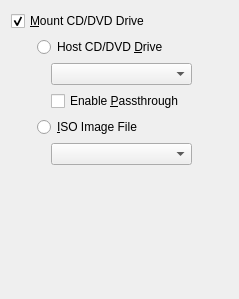
<ui version="4.0" >
 <comment>
 VBox frontends: Qt4 GUI ("VirtualBox"):

 Copyright (C) 2008 Sun Microsystems, Inc.

 This file is part of VirtualBox Open Source Edition (OSE), as
 available from http://www.virtualbox.org. This file is free software;
 you can redistribute it and/or modify it under the terms of the GNU
 General Public License (GPL) as published by the Free Software
 Foundation, in version 2 as it comes in the "COPYING" file of the
 VirtualBox OSE distribution. VirtualBox OSE is distributed in the
 hope that it will be useful, but WITHOUT ANY WARRANTY of any kind.

 Please contact Sun Microsystems, Inc., 4150 Network Circle, Santa
 Clara, CA 95054 USA or visit http://www.sun.com if you need
 additional information or have any questions.
 </comment>
 <class>VBoxVMSettingsCD</class>
 <widget class="QWidget" name="VBoxVMSettingsCD" >
  <property name="geometry" >
   <rect>
    <x>0</x>
    <y>0</y>
    <width>239</width>
    <height>299</height>
   </rect>
  </property>
  <layout class="QGridLayout" >
   <item row="0" column="0" colspan="3" >
    <widget class="QCheckBox" name="mGbCD" >
     <property name="whatsThis" >
      <string>When checked, mounts the specified media to the CD/DVD drive of the virtual machine. Note that the CD/DVD drive is always connected to the Secondary Master IDE controller of the machine.</string>
     </property>
     <property name="text" >
      <string>&amp;Mount CD/DVD Drive</string>
     </property>
     <property name="checked" >
      <bool>true</bool>
     </property>
    </widget>
   </item>
   <item row="1" column="0" >
    <spacer>
     <property name="orientation" >
      <enum>Qt::Horizontal</enum>
     </property>
     <property name="sizeType" >
      <enum>QSizePolicy::Fixed</enum>
     </property>
     <property name="sizeHint" >
      <size>
       <width>20</width>
       <height>20</height>
      </size>
     </property>
    </spacer>
   </item>
   <item row="1" column="1" >
    <widget class="QWidget" native="1" name="mMountCDChild" >
     <property name="sizePolicy" >
      <sizepolicy vsizetype="Preferred" hsizetype="Expanding" >
       <horstretch>0</horstretch>
       <verstretch>0</verstretch>
      </sizepolicy>
     </property>
     <layout class="QGridLayout" >
      <property name="leftMargin" >
       <number>0</number>
      </property>
      <property name="topMargin" >
       <number>0</number>
      </property>
      <property name="rightMargin" >
       <number>0</number>
      </property>
      <property name="bottomMargin" >
       <number>0</number>
      </property>
      <property name="verticalSpacing" >
       <number>-1</number>
      </property>
      <item row="0" column="0" colspan="2" >
       <widget class="QRadioButton" name="mRbHostCD" >
        <property name="whatsThis" >
         <string>Mounts the specified CD/DVD drive to the virtual CD/DVD drive.</string>
        </property>
        <property name="text" >
         <string>Host CD/DVD &amp;Drive</string>
        </property>
        <property name="autoExclusive" >
         <bool>false</bool>
        </property>
       </widget>
      </item>
      <item row="1" column="0" >
       <spacer>
        <property name="orientation" >
         <enum>Qt::Horizontal</enum>
        </property>
        <property name="sizeType" >
         <enum>QSizePolicy::Fixed</enum>
        </property>
        <property name="sizeHint" >
         <size>
          <width>8</width>
          <height>16</height>
         </size>
        </property>
       </spacer>
      </item>
      <item row="1" column="1" >
       <widget class="QComboBox" name="mCbHostCD" >
        <property name="whatsThis" >
         <string>Lists host CD/DVD drives available to mount to the virtual machine.</string>
        </property>
       </widget>
      </item>
      <item row="2" column="1" >
       <widget class="QCheckBox" name="mCbPassthrough" >
        <property name="sizePolicy" >
         <sizepolicy vsizetype="Fixed" hsizetype="Expanding" >
          <horstretch>0</horstretch>
          <verstretch>0</verstretch>
         </sizepolicy>
        </property>
        <property name="whatsThis" >
         <string>When checked, allows the guest to send ATAPI commands directly to the host drive which makes it possible to use CD/DVD writers connected to the host inside the VM. Note that writing audio CD inside the VM is not yet supported.</string>
        </property>
        <property name="text" >
         <string>Enable &amp;Passthrough</string>
        </property>
       </widget>
      </item>
      <item row="3" column="0" colspan="2" >
       <widget class="QRadioButton" name="mRbIsoCD" >
        <property name="whatsThis" >
         <string>Mounts the specified CD/DVD image to the virtual CD/DVD drive.</string>
        </property>
        <property name="text" >
         <string>&amp;ISO Image File</string>
        </property>
        <property name="autoExclusive" >
         <bool>false</bool>
        </property>
       </widget>
      </item>
      <item row="4" column="1" >
       <widget class="VBoxMediaComboBox" name="mCbIsoCD" >
        <property name="whatsThis" >
         <string>Displays the image file to mount to the virtual CD/DVD drive and allows to quickly select a different image.</string>
        </property>
       </widget>
      </item>
      <item row="4" column="2" >
       <widget class="QToolButton" name="mTbIsoCD" >
        <property name="whatsThis" >
         <string>Invokes the Virtual Disk Manager to select a CD/DVD image to mount.</string>
        </property>
        <property name="text" >
         <string/>
        </property>
        <property name="autoRaise" >
         <bool>true</bool>
        </property>
       </widget>
      </item>
     </layout>
    </widget>
   </item>
   <item row="2" column="1" >
    <spacer>
     <property name="orientation" >
      <enum>Qt::Vertical</enum>
     </property>
     <property name="sizeHint" >
      <size>
       <width>20</width>
       <height>40</height>
      </size>
     </property>
    </spacer>
   </item>
  </layout>
 </widget>
 <customwidgets>
  <customwidget>
   <class>VBoxMediaComboBox</class>
   <extends>QComboBox</extends>
   <header>VBoxMediaComboBox.h</header>
  </customwidget>
 </customwidgets>
 <resources/>
 <connections/>
</ui>
